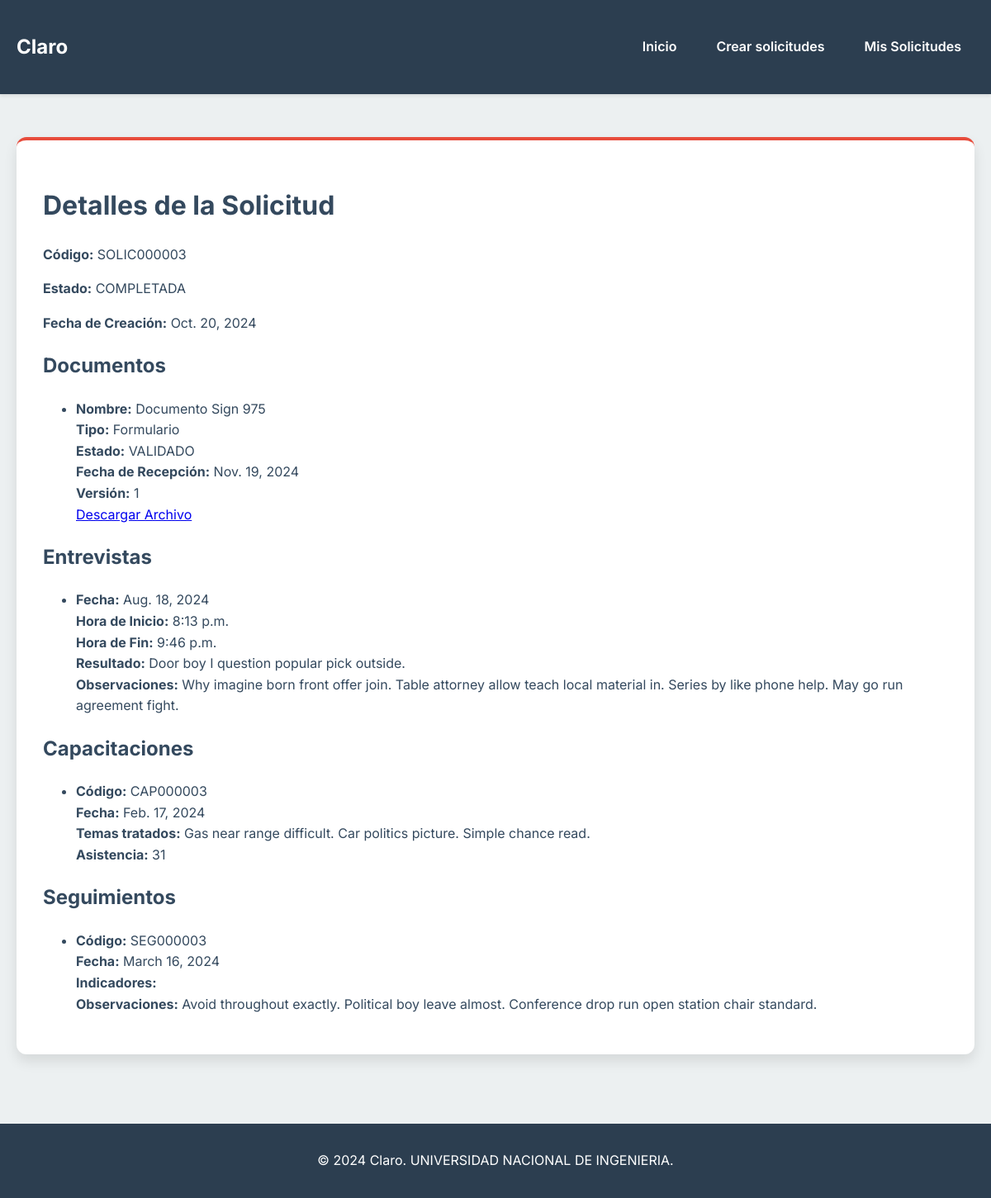
Page /solicitud/SOLIC000003/ (signed in) on the committed database.
### app/models.py (models this page shows, shortened)
class Solicitud(models.Model):
    ESTADOS = [
        ('PENDIENTE', 'Pendiente'),
        ('COMPLETADA', 'Completada'),
        ('CANCELADA', 'Cancelada'),
    ]
    TIPO_SOLICITUD = [
        ('Distribuidor Autorizado de Claro', 'DAC'),
        ('Centro de Atención Claro', 'CAC'),
    ]
    cod_solicitud = models.CharField(max_length=9, primary_key=True)
    fecha_inicio_solicitud = models.DateField()
    fecha_fin_solicitud = models.DateField(blank=True, null=True)
    fecha_notificacion = models.DateField(blank=True, null=True)
    estado_solicitud = models.CharField(
        max_length=50,
        choices=ESTADOS,
        default='PENDIENTE',
        null=True,
        blank=True
    )
    tipo_solicitud = models.CharField(
        max_length=50,
        choices=TIPO_SOLICITUD
    )
    cod_solicitante = models.ForeignKey(Solicitante, on_delete=models.CASCADE)
    class Meta:
        db_table = 'Solicitud'

class Documento(models.Model):
    ESTADO_VALIDACION = [
        ('VALIDADO', 'Validado'),
        ('RECHAZADO', 'Rechazado'),
        ('PENDIENTE', 'Pendiente')
    ]
    cod_documento = models.CharField(max_length=9, primary_key=True)
    nombre_doc = models.CharField(max_length=100)
    tipo_doc = models.CharField(max_length=50)
    ruta_doc = models.CharField(max_length=255)
    fecha_recibido = models.DateField()
    version = models.IntegerField(default=1)
    estado_validacion = models.CharField(
        max_length=20,
        choices=ESTADO_VALIDACION,
        default='PENDIENTE'
    )
    solicitud = models.ForeignKey(Solicitud, related_name='documentos', on_delete=models.CASCADE)
    cod_analista_ac = models.ForeignKey('AnalistaCredito', related_name='documentos', on_delete=models.SET_NULL, null=True)
    class Meta:
        db_table = 'Documento_adm'

class Entrevista(models.Model):
    cod_entrevista = models.CharField(max_length=9, primary_key=True)
    fecha_entrevista = models.DateField()
    hora_inicio_entrevista = models.TimeField()
    hora_fin_entrevista = models.TimeField()
    resultados_entrevista = models.CharField(max_length=255)
    observaciones_entrevista = models.TextField(blank=True, null=True)
    solicitud = models.ForeignKey(Solicitud, related_name='entrevistas', on_delete=models.CASCADE, null=True)
    class Meta:
        db_table = 'Entrevista'

class Capacitacion(models.Model):
    cod_capacitacion = models.CharField(max_length=9, primary_key=True)
    fecha_capacitacion = models.DateField()
    temas_tratados = models.TextField()
    asistencia = models.IntegerField()
    solicitud = models.ForeignKey(Solicitud, related_name='capacitaciones', on_delete=models.CASCADE, null=True)
    class Meta:
        db_table = 'Capacitacion'

class Seguimiento(models.Model):
    cod_seguimiento = models.CharField(max_length=9, primary_key=True)
    fecha_seguimiento = models.DateField()
    indicadores = models.JSONField()  # Usando JSONField para almacenar métricas clave
    observaciones = models.TextField(blank=True, null=True)
    solicitud = models.ForeignKey(Solicitud, related_name='seguimientos', on_delete=models.CASCADE, null=True)
    class Meta:
        db_table = 'Seguimiento'

### app/views.py (the view)
# urls.py: path('solicitud/<str:cod_solicitud>/', views.solicitud_detalle, name='solicitud_detalle'),
@login_required
def solicitud_detalle(request, cod_solicitud):
    try:
        solicitud = Solicitud.objects.get(cod_solicitud=cod_solicitud)
    except Solicitud.DoesNotExist:
        raise Http404("Solicitud no encontrada")
    documentos = Documento.objects.filter(solicitud_id=solicitud)
    entrevistas = Entrevista.objects.filter(solicitud_id=solicitud)
    capacitaciones = Capacitacion.objects.filter(solicitud_id=solicitud)
    seguimientos = Seguimiento.objects.filter(solicitud_id=solicitud)
    return render(request, 'solicitud_detalle.html', {
        'solicitud': solicitud,
        'documentos': documentos,
        'entrevistas': entrevistas,
        'capacitaciones': capacitaciones,
        'seguimientos': seguimientos,
    })

### app/templates/solicitud_detalle.html (shortened to what this page needs)
{% extends 'base.html' %}
{% block content %}
    <h1>Detalles de la Solicitud</h1>
    <p><strong>Código:</strong> {{ solicitud.cod_solicitud }}</p>
    <p><strong>Estado:</strong> {{ solicitud.estado_solicitud }}</p>
    <p><strong>Fecha de Creación:</strong> {{ solicitud.fecha_inicio_solicitud }}</p>
    <h2>Documentos</h2>
    <ul>
        {% for documento in documentos %}
            <li>
                <strong>Nombre:</strong> {{ documento.nombre_doc }} <br>
                <strong>Tipo:</strong> {{ documento.tipo_doc }} <br>
                <strong>Estado:</strong> {{ documento.estado_validacion }} <br>
                <strong>Fecha de Recepción:</strong> {{ documento.fecha_recibido }} <br>
                <strong>Versión:</strong> {{ documento.version }} <br>
                {% if documento.cod_documento %}
                    <a href="{% url 'serve_couchbase_file' documento.cod_documento %}" target="_blank">
                    Descargar Archivo {{ form.initial.nombre_doc }}
                    </a>
                {% else %}
                <p>No hay archivo para este documento.</p>
                {% endif %}
            </li>
        {% empty %}
            <li>No hay documentos.</li>
        {% endfor %}
    </ul>
    <h2>Entrevistas</h2>
    <ul>
        {% for entrevista in entrevistas %}
            <li>
                <strong>Fecha:</strong> {{ entrevista.fecha_entrevista }} <br>
                <strong>Hora de Inicio:</strong> {{ entrevista.hora_inicio_entrevista }} <br>
                <strong>Hora de Fin:</strong> {{ entrevista.hora_fin_entrevista }} <br>
                <strong>Resultado:</strong> {{ entrevista.resultados_entrevista }} <br>
                <strong>Observaciones:</strong> {{ entrevista.observaciones_entrevista|default:"Sin observaciones" }}
            </li>
        {% empty %}
            <li>No hay entrevistas registradas.</li>
        {% endfor %}
    </ul>
    <h2>Capacitaciones</h2>
    <ul>
        {% for capacitacion in capacitaciones %}
            <li>
                <strong>Código:</strong> {{ capacitacion.cod_capacitacion }} <br>
                <strong>Fecha:</strong> {{ capacitacion.fecha_capacitacion }} <br>
                <strong>Temas tratados:</strong> {{ capacitacion.temas_tratados }} <br>
                <strong>Asistencia:</strong> {{ capacitacion.asistencia }} <br>
            </li>
        {% empty %}
            <li>No hay capacitaciones registradas.</li>
        {% endfor %}
    </ul>
    <h2>Seguimientos</h2>
    <ul>
        {% for seguimiento in seguimientos %}
            <li>
                <strong>Código:</strong> {{ seguimiento.cod_seguimiento }} <br>
                <strong>Fecha:</strong> {{ seguimiento.fecha_seguimiento }} <br>
                <strong>Indicadores:</strong>
                <br>
                <strong>Observaciones:</strong> {{ seguimiento.observaciones|default:"Sin observaciones" }}
            </li>
        {% empty %}
            <li>No hay seguimientos registrados.</li>
        {% endfor %}
    </ul>
{% endblock %}

### app/templates/base.html (style rules this page uses)
:root { --primary-color: #3498db; --secondary-color: #2ecc71; --accent-color: #e74c3c; --background-color: #ecf0f1; --text-color: #34495e; --card-background: #ffffff; --navbar-background: #2c3e50; --navbar-text: #ffffff; --button-hover: #2980b9; }
body { font-family: 'Inter', sans-serif; background-color: var(--background-color); color: var(--text-color); line-height: 1.6; margin: 0; padding: 0; }

### rows in the picture
Solicitud: cod_solicitud "SOLIC000003", estado_solicitud "COMPLETADA", fecha_inicio_solicitud "Oct. 20, 2024"
Documento: nombre_doc "Documento Sign 975", tipo_doc "Formulario", estado_validacion "VALIDADO", fecha_recibido "Nov. 19, 2024", version "1"
Entrevista: fecha_entrevista "Aug. 18, 2024", hora_inicio_entrevista "8:13 p.m.", hora_fin_entrevista "9:46 p.m.", resultados_entrevista "Door boy I question popular pick outside.", observaciones_entrevista "Why imagine born front offer join. Table attorney allow teach local material in. Series by like phone help. May go run agreement fight."
Capacitacion: cod_capacitacion "CAP000003", fecha_capacitacion "Feb. 17, 2024", temas_tratados "Gas near range difficult. Car politics picture. Simple chance read.", asistencia "31"
Seguimiento: cod_seguimiento "SEG000003", fecha_seguimiento "March 16, 2024", observaciones "Avoid throughout exactly. Political boy leave almost. Conference drop run open station chair standard."
